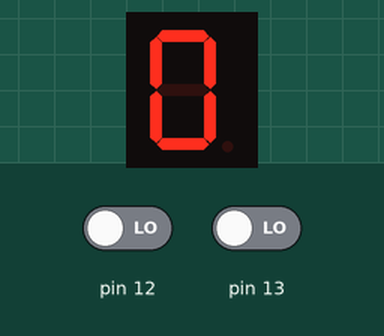
Simulated run of this sketch. Board: Arduino Uno, built with avr-gcc and run on an emulated ATmega328P. On the bench: 1-digit seven-segment display. Wiring (inferred from the names in the program): 1-digit 7-segment display, segments lit when LOW: segments pin 2, pin 3, pin 4, pin 5, pin 6, pin 7, pin 8, pin 9. The test bench sets the inputs (shaded band); at power-on: pin 13 LOW, pin 12 LOW. Random numbers use the default seed unless the sketch sets one; the segment pins are drawn as the display they are named for; what the sketch prints to the serial monitor is not drawn.

Above: at 1.2 s.
1.3 s: pin 13 driven HIGH
At 1.8 s:
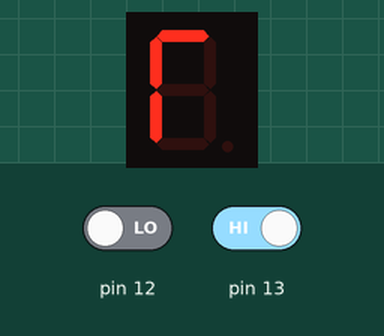
3.0 s: pin 12 driven HIGH
At 3.7 s:
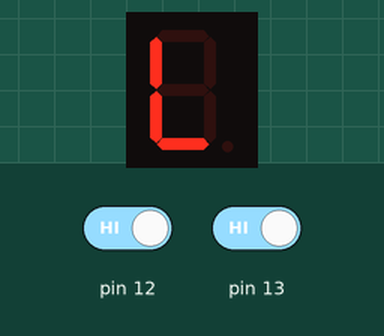
4.8 s: pin 13 driven LOW
At 7.4 s:
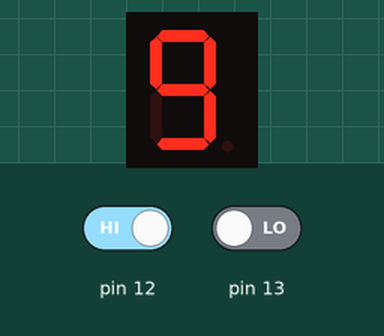
Timing chart, 0 to 8.9 s (numbered marks = the images above; inputs shaded):
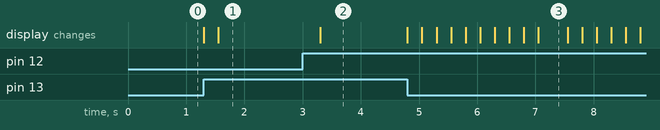

Measured:
- after the input at 1.3 s, the display: first changes at once (image 1 shows a later state)
- after the input at 3.0 s, the display: changes after 0.30 s (image 2)
- after the input at 4.8 s, the display: first changes at once (image 3 shows a later state)
- what the display in image 3 shows lasts 0.5 s, from 7.1 s to 7.6 s

The sketch:

NumberGuess_Code_2023-09-03_19_09_56.ino
```cpp
int bitPattern = B01111111;
const byte numPins = 8;
const int segmentPins[8] = {2,3,4,5,6,7,8,9};
int number[11] = {
  B11000000, //0
  B11111001, //1
  B10100100, //2
  B10110000, //3
  B10011001, //4
  B10010010, //5
  B10000010, //6
  B11111000, //7
  B10000000, //8
  B10010000, //9
  B01111111, //.
};
int HiLo[2] = { B11001110 /*>*/, B11000111 /*<*/};
int run = 0;
int input = 0;
long randNumber;

void handle_add_button(){}

void setup() {
  pinMode(12,INPUT);
  pinMode(13,INPUT);
  Serial.begin(9600);
  for(int i = 0; i < numPins; i++)
  {
    pinMode(segmentPins[i], OUTPUT);
  }
  //8Serial.println("Please Enter Number = ");
  randomSeed(analogRead(A0));
  randNumber = random(1,10);
  Serial.println(randNumber);
}

void loop() {
  if (digitalRead(12) == HIGH)
  {
    input++;
    //Serial.println("+1");
    if(input == 12) input = 0;
    delay(250);
  }
  if (digitalRead(13) == HIGH)
  {
    if(input < randNumber){
      run = 1;

      bitPattern = HiLo[run];


      boolean isBitSet;
      //Serial.println("Loop");
      for(int segment = 0; segment < numPins; segment++)
      {
        isBitSet = bitRead(bitPattern, segment);
        //Serial.println(isBitSet);
        digitalWrite(segmentPins[segment], isBitSet);
      }
    }
    if(input > randNumber){
      run = 0;

      bitPattern = HiLo[run];


      boolean isBitSet;
      //Serial.println("Loop");
      for(int segment = 0; segment < numPins; segment++)
      {
        isBitSet = bitRead(bitPattern, segment);
        //Serial.println(isBitSet);
        digitalWrite(segmentPins[segment], isBitSet);
      }
    }
    if(input == randNumber) {
      run = 0;

      bitPattern = number[run];


      boolean isBitSet;
      //Serial.println("Loop");
      for(int segment = 0; segment < numPins; segment++)
      {
        isBitSet = bitRead(bitPattern, segment);
        //Serial.println(isBitSet);
        digitalWrite(segmentPins[segment], isBitSet);
      }
      randNumber = random(1,10);
      Serial.println(randNumber);
    }
    input = 11;
    delay(250);
  }
    if((input>=0) && (input<=9))
    {
      run = input;

      bitPattern = number[run];


      boolean isBitSet;
      //Serial.println("Loop");
      for(int segment = 0; segment < numPins; segment++)
      {
        isBitSet = bitRead(bitPattern, segment);
        //Serial.println(isBitSet);
        digitalWrite(segmentPins[segment], isBitSet);
      }
    }
  if (input == 10) input = 0;
}
```
